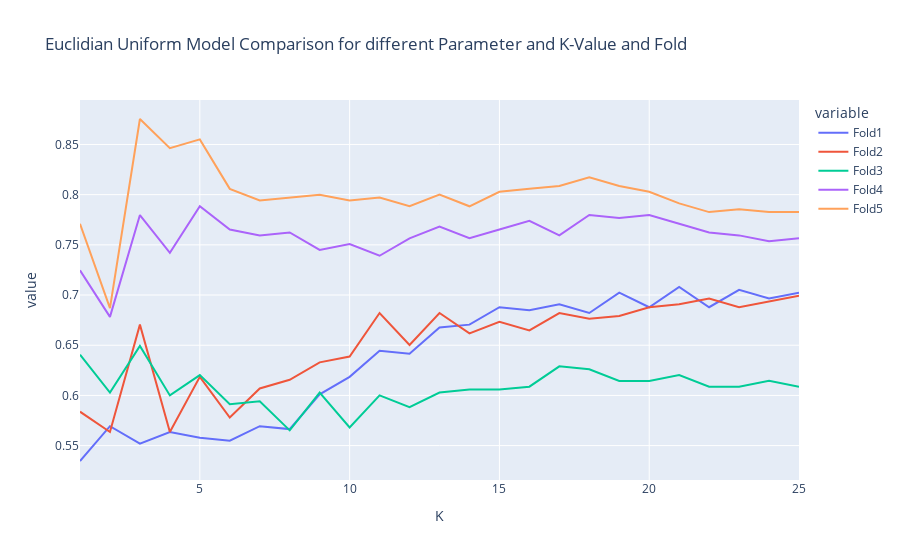

Source (notebook cell):
### Code cell
px.line(Eu_uni,x='K',y=Eu_uni.columns[1:],title=' Euclidian Uniform Model Comparison for different Parameter and K-Value and Fold')

### Figure 1 — Plotly figure (JSON) as saved in the notebook; plotly's stock layout.template omitted (floating-point values rounded to 4 significant figures)
{"data": [{"hovertemplate": "variable=Fold1<br>K=%{x}<br>value=%{y}<extra></extra>", "legendgroup": "Fold1", "line": {"color": "#636efa", "dash": "solid"}, "marker": {"symbol": "circle"}, "mode": "lines", "name": "Fold1", "orientation": "v", "showlegend": true, "type": "scatter", "x": [1, 2, 3, 4, 5, 6, 7, 8, 9, 10, 11, 12, 13, 14, 15, 16, 17, 18, 19, 20, 21, 22, 23, 24, 25], "xaxis": "x", "y": [0.5347, 0.5694, 0.552, 0.5636, 0.5578, 0.5549, 0.5694, 0.5665, 0.6012, 0.6185, 0.6445, 0.6416, 0.6676, 0.6705, 0.6879, 0.685, 0.6908, 0.6821, 0.7023, 0.6879, 0.7081, 0.6879, 0.7052, 0.6965, 0.7023], "yaxis": "y"}, {"hovertemplate": "variable=Fold2<br>K=%{x}<br>value=%{y}<extra></extra>", "legendgroup": "Fold2", "line": {"color": "#EF553B", "dash": "solid"}, "marker": {"symbol": "circle"}, "mode": "lines", "name": "Fold2", "orientation": "v", "showlegend": true, "type": "scatter", "x": [1, 2, 3, 4, 5, 6, 7, 8, 9, 10, 11, 12, 13, 14, 15, 16, 17, 18, 19, 20, 21, 22, 23, 24, 25], "xaxis": "x", "y": [0.5838, 0.5636, 0.6705, 0.5636, 0.6185, 0.578, 0.6069, 0.6156, 0.6329, 0.6387, 0.6821, 0.6503, 0.6821, 0.6618, 0.6734, 0.6647, 0.6821, 0.6763, 0.6792, 0.6879, 0.6908, 0.6965, 0.6879, 0.6936, 0.6994], "yaxis": "y"}, {"hovertemplate": "variable=Fold3<br>K=%{x}<br>value=%{y}<extra></extra>", "legendgroup": "Fold3", "line": {"color": "#00cc96", "dash": "solid"}, "marker": {"symbol": "circle"}, "mode": "lines", "name": "Fold3", "orientation": "v", "showlegend": true, "type": "scatter", "x": [1, 2, 3, 4, 5, 6, 7, 8, 9, 10, 11, 12, 13, 14, 15, 16, 17, 18, 19, 20, 21, 22, 23, 24, 25], "xaxis": "x", "y": [0.6406, 0.6029, 0.6493, 0.6, 0.6203, 0.5913, 0.5942, 0.5652, 0.6029, 0.5681, 0.6, 0.5884, 0.6029, 0.6058, 0.6058, 0.6087, 0.629, 0.6261, 0.6145, 0.6145, 0.6203, 0.6087, 0.6087, 0.6145, 0.6087], "yaxis": "y"}, {"hovertemplate": "variable=Fold4<br>K=%{x}<br>value=%{y}<extra></extra>", "legendgroup": "Fold4", "line": {"color": "#ab63fa", "dash": "solid"}, "marker": {"symbol": "circle"}, "mode": "lines", "name": "Fold4", "orientation": "v", "showlegend": true, "type": "scatter", "x": [1, 2, 3, 4, 5, 6, 7, 8, 9, 10, 11, 12, 13, 14, 15, 16, 17, 18, 19, 20, 21, 22, 23, 24, 25], "xaxis": "x", "y": [0.7246, 0.6783, 0.7797, 0.742, 0.7884, 0.7652, 0.7594, 0.7623, 0.7449, 0.7507, 0.7391, 0.7565, 0.7681, 0.7565, 0.7652, 0.7739, 0.7594, 0.7797, 0.7768, 0.7797, 0.771, 0.7623, 0.7594, 0.7536, 0.7565], "yaxis": "y"}, {"hovertemplate": "variable=Fold5<br>K=%{x}<br>value=%{y}<extra></extra>", "legendgroup": "Fold5", "line": {"color": "#FFA15A", "dash": "solid"}, "marker": {"symbol": "circle"}, "mode": "lines", "name": "Fold5", "orientation": "v", "showlegend": true, "type": "scatter", "x": [1, 2, 3, 4, 5, 6, 7, 8, 9, 10, 11, 12, 13, 14, 15, 16, 17, 18, 19, 20, 21, 22, 23, 24, 25], "xaxis": "x", "y": [0.771, 0.687, 0.8754, 0.8464, 0.8551, 0.8058, 0.7942, 0.7971, 0.8, 0.7942, 0.7971, 0.7884, 0.8, 0.7884, 0.8029, 0.8058, 0.8087, 0.8174, 0.8087, 0.8029, 0.7913, 0.7826, 0.7855, 0.7826, 0.7826], "yaxis": "y"}], "layout": {"legend": {"title": {"text": "variable"}, "tracegroupgap": 0}, "title": {"text": " Euclidian Uniform Model Comparison for different Parameter and K-Value and Fold"}, "xaxis": {"anchor": "y", "domain": [0, 1], "title": {"text": "K"}}, "yaxis": {"anchor": "x", "domain": [0, 1], "title": {"text": "value"}}}}
